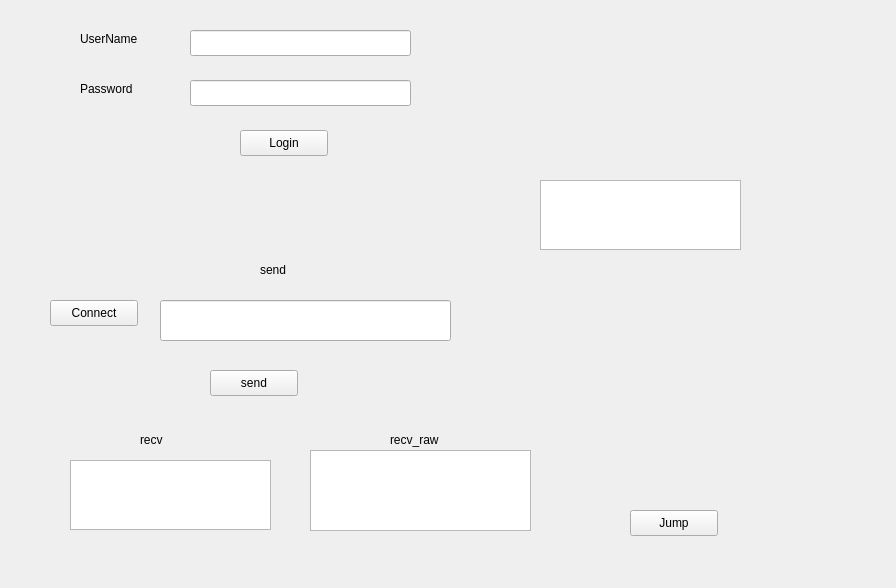
<?xml version="1.0" encoding="UTF-8"?>
<ui version="4.0">
 <class>LoginWidget</class>
 <widget class="QWidget" name="LoginWidget">
  <property name="geometry">
   <rect>
    <x>0</x>
    <y>0</y>
    <width>896</width>
    <height>588</height>
   </rect>
  </property>
  <property name="windowTitle">
   <string>Form</string>
  </property>
  <widget class="QPushButton" name="Bt_Jump_Test">
   <property name="geometry">
    <rect>
     <x>630</x>
     <y>510</y>
     <width>88</width>
     <height>26</height>
    </rect>
   </property>
   <property name="text">
    <string>Jump</string>
   </property>
  </widget>
  <widget class="QLabel" name="Lb_UserName">
   <property name="geometry">
    <rect>
     <x>80</x>
     <y>30</y>
     <width>101</width>
     <height>18</height>
    </rect>
   </property>
   <property name="text">
    <string>UserName</string>
   </property>
  </widget>
  <widget class="QPushButton" name="Bt_Login">
   <property name="geometry">
    <rect>
     <x>240</x>
     <y>130</y>
     <width>88</width>
     <height>26</height>
    </rect>
   </property>
   <property name="text">
    <string>Login</string>
   </property>
  </widget>
  <widget class="QPushButton" name="Bt_ConnectToServer">
   <property name="geometry">
    <rect>
     <x>50</x>
     <y>300</y>
     <width>88</width>
     <height>26</height>
    </rect>
   </property>
   <property name="text">
    <string>Connect</string>
   </property>
  </widget>
  <widget class="QPlainTextEdit" name="TextEdit_tcp_test_recv">
   <property name="geometry">
    <rect>
     <x>70</x>
     <y>460</y>
     <width>201</width>
     <height>70</height>
    </rect>
   </property>
  </widget>
  <widget class="QLineEdit" name="LE_UserName">
   <property name="geometry">
    <rect>
     <x>190</x>
     <y>30</y>
     <width>221</width>
     <height>26</height>
    </rect>
   </property>
  </widget>
  <widget class="QLineEdit" name="LE_tcp_send_test">
   <property name="geometry">
    <rect>
     <x>160</x>
     <y>300</y>
     <width>291</width>
     <height>41</height>
    </rect>
   </property>
  </widget>
  <widget class="QLabel" name="label_send">
   <property name="geometry">
    <rect>
     <x>260</x>
     <y>260</y>
     <width>81</width>
     <height>20</height>
    </rect>
   </property>
   <property name="text">
    <string>send</string>
   </property>
  </widget>
  <widget class="QLabel" name="label_recv">
   <property name="geometry">
    <rect>
     <x>140</x>
     <y>430</y>
     <width>81</width>
     <height>20</height>
    </rect>
   </property>
   <property name="text">
    <string>recv</string>
   </property>
  </widget>
  <widget class="QPushButton" name="Bt_tcp_test_send">
   <property name="geometry">
    <rect>
     <x>210</x>
     <y>370</y>
     <width>88</width>
     <height>26</height>
    </rect>
   </property>
   <property name="text">
    <string>send</string>
   </property>
  </widget>
  <widget class="QPlainTextEdit" name="TextEdit_raw_recv">
   <property name="geometry">
    <rect>
     <x>310</x>
     <y>450</y>
     <width>221</width>
     <height>81</height>
    </rect>
   </property>
  </widget>
  <widget class="QLabel" name="label_recv_2">
   <property name="geometry">
    <rect>
     <x>390</x>
     <y>430</y>
     <width>81</width>
     <height>20</height>
    </rect>
   </property>
   <property name="text">
    <string>recv_raw</string>
   </property>
  </widget>
  <widget class="QLineEdit" name="LE_UserPass">
   <property name="geometry">
    <rect>
     <x>190</x>
     <y>80</y>
     <width>221</width>
     <height>26</height>
    </rect>
   </property>
  </widget>
  <widget class="QPlainTextEdit" name="TextEdit_FSM_State">
   <property name="geometry">
    <rect>
     <x>540</x>
     <y>180</y>
     <width>201</width>
     <height>70</height>
    </rect>
   </property>
  </widget>
  <widget class="QLabel" name="Lb_Password">
   <property name="geometry">
    <rect>
     <x>80</x>
     <y>80</y>
     <width>101</width>
     <height>18</height>
    </rect>
   </property>
   <property name="text">
    <string>Password</string>
   </property>
  </widget>
 </widget>
 <resources/>
 <connections/>
</ui>
